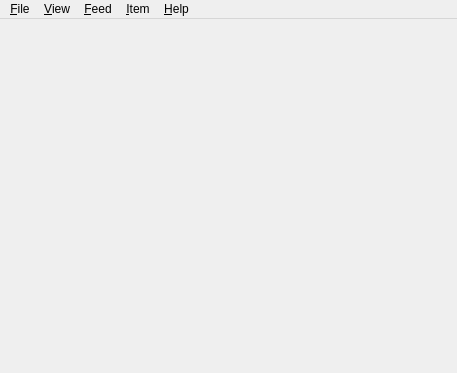
<?xml version="1.0" encoding="UTF-8"?>
<ui version="4.0">
 <class>grov::Main_window</class>
 <widget class="QMainWindow" name="grov::Main_window">
  <property name="geometry">
   <rect>
    <x>0</x>
    <y>0</y>
    <width>457</width>
    <height>373</height>
   </rect>
  </property>
  <property name="windowTitle">
   <string>Google Reader Offline Viewer</string>
  </property>
  <widget class="QWidget" name="parent_widget">
   <property name="sizePolicy">
    <sizepolicy hsizetype="Maximum" vsizetype="Maximum">
     <horstretch>0</horstretch>
     <verstretch>0</verstretch>
    </sizepolicy>
   </property>
   <layout class="QVBoxLayout" name="verticalLayout">
    <property name="margin">
     <number>0</number>
    </property>
    <item>
     <widget class="grov::main_window::Viewer" name="viewer" native="true"/>
    </item>
   </layout>
  </widget>
  <widget class="QMenuBar" name="menubar">
   <property name="geometry">
    <rect>
     <x>0</x>
     <y>0</y>
     <width>457</width>
     <height>23</height>
    </rect>
   </property>
   <widget class="QMenu" name="file_menu">
    <property name="title">
     <string>&amp;File</string>
    </property>
    <addaction name="go_offline"/>
    <addaction name="discard_all_offline_data"/>
    <addaction name="flush_offline_data"/>
    <addaction name="quit"/>
   </widget>
   <widget class="QMenu" name="feed_menu">
    <property name="title">
     <string>&amp;Feed</string>
    </property>
    <addaction name="previous_unread_feed_or_label"/>
    <addaction name="next_unread_feed_or_label"/>
    <addaction name="previous_item"/>
    <addaction name="next_item"/>
   </widget>
   <widget class="QMenu" name="help_menu">
    <property name="title">
     <string>&amp;Help</string>
    </property>
    <addaction name="about"/>
   </widget>
   <widget class="QMenu" name="item_menu">
    <property name="title">
     <string>&amp;Item</string>
    </property>
    <addaction name="go_to_item_page"/>
    <addaction name="star"/>
    <addaction name="share"/>
   </widget>
   <widget class="QMenu" name="view_menu">
    <property name="title">
     <string>&amp;View</string>
    </property>
    <addaction name="show_feed_list"/>
   </widget>
   <addaction name="file_menu"/>
   <addaction name="view_menu"/>
   <addaction name="feed_menu"/>
   <addaction name="item_menu"/>
   <addaction name="help_menu"/>
  </widget>
  <action name="quit">
   <property name="text">
    <string>&amp;Quit</string>
   </property>
   <property name="shortcut">
    <string>Ctrl+Q</string>
   </property>
   <property name="shortcutContext">
    <enum>Qt::WindowShortcut</enum>
   </property>
  </action>
  <action name="go_offline">
   <property name="text">
    <string>Go &amp;offline</string>
   </property>
   <property name="shortcut">
    <string>Ctrl+O</string>
   </property>
   <property name="visible">
    <bool>true</bool>
   </property>
  </action>
  <action name="flush_offline_data">
   <property name="text">
    <string>&amp;Flush offline data</string>
   </property>
   <property name="shortcut">
    <string>Ctrl+O</string>
   </property>
  </action>
  <action name="next_item">
   <property name="text">
    <string>&amp;Next item</string>
   </property>
   <property name="shortcut">
    <string>J</string>
   </property>
  </action>
  <action name="previous_item">
   <property name="text">
    <string>&amp;Previous item</string>
   </property>
   <property name="shortcut">
    <string>K</string>
   </property>
  </action>
  <action name="discard_all_offline_data">
   <property name="text">
    <string>&amp;Discard all offline data</string>
   </property>
   <property name="shortcut">
    <string>Ctrl+D</string>
   </property>
  </action>
  <action name="about">
   <property name="text">
    <string>&amp;About</string>
   </property>
  </action>
  <action name="go_to_item_page">
   <property name="text">
    <string>&amp;Go to item's page</string>
   </property>
   <property name="shortcut">
    <string>G</string>
   </property>
  </action>
  <action name="star">
   <property name="checkable">
    <bool>true</bool>
   </property>
   <property name="text">
    <string>&amp;Star</string>
   </property>
   <property name="toolTip">
    <string>Star</string>
   </property>
   <property name="shortcut">
    <string>Ctrl+S</string>
   </property>
  </action>
  <action name="previous_unread_feed_or_label">
   <property name="text">
    <string>P&amp;revious unread feed or label</string>
   </property>
   <property name="shortcut">
    <string>Shift+K</string>
   </property>
  </action>
  <action name="next_unread_feed_or_label">
   <property name="text">
    <string>N&amp;ext unread feed or label</string>
   </property>
   <property name="shortcut">
    <string>Shift+J</string>
   </property>
  </action>
  <action name="share">
   <property name="checkable">
    <bool>true</bool>
   </property>
   <property name="text">
    <string>S&amp;hare</string>
   </property>
   <property name="shortcut">
    <string>Ctrl+B</string>
   </property>
  </action>
  <action name="show_feed_list">
   <property name="checkable">
    <bool>true</bool>
   </property>
   <property name="text">
    <string>&amp;Show feed list</string>
   </property>
   <property name="shortcut">
    <string>F</string>
   </property>
  </action>
 </widget>
 <layoutdefault spacing="6" margin="11"/>
 <customwidgets>
  <customwidget>
   <class>grov::main_window::Viewer</class>
   <extends>QWidget</extends>
   <header location="global">grov/main_window/viewer.hpp</header>
   <container>1</container>
  </customwidget>
 </customwidgets>
 <resources/>
 <connections>
  <connection>
   <sender>quit</sender>
   <signal>activated()</signal>
   <receiver>grov::Main_window</receiver>
   <slot>close()</slot>
   <hints>
    <hint type="sourcelabel">
     <x>-1</x>
     <y>-1</y>
    </hint>
    <hint type="destinationlabel">
     <x>274</x>
     <y>194</y>
    </hint>
   </hints>
  </connection>
 </connections>
</ui>
